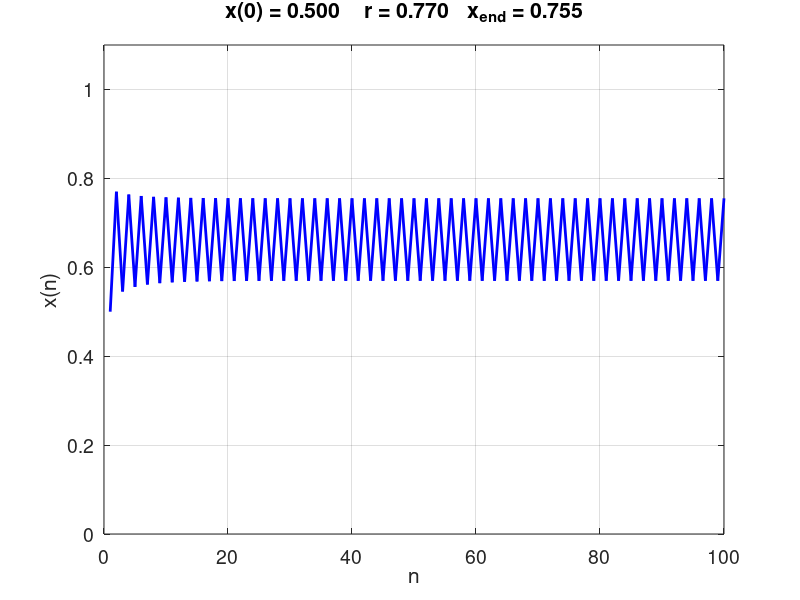

Reproduce this figure in MATLAB.
% chaosLogisticsEq01.m
% Logistic Equation
% Bifurcation Diagram

% DOING PHYSICS WITH MATLAB
%   https://d-arora.github.io/Doing-Physics-With-Matlab/
% Documentation
%   https://d-arora.github.io/Doing-Physics-With-Matlab/mpDocs/???
% Scripts
%   https://github.com/D-Arora/Doing-Physics-With-Matlab/tree/master/mpScripts
%   https://drive.google.com/drive/u/3/folders/1j09aAhfrVYpiMavajrgSvUMc89ksF9Jb

% IAN COOPER
% email    matlabvisualphysics@gmail.com

% Matlab 2021b     220526

clear
close all
clc

tic

% Control parameter 0 <= r <= 1
  r = 0.77;

% Initial condition   0 <= x0 <= 1
  x0 = 0.5001;

% Number of iterations
  N = 100;

% Logistic Equation

  x = zeros(N,1);
  x(1) = x0;
  
 for c = 1:N-1
     x(c+1) = 4*r*x(c)*(1-x(c));
 end
     xEND = x(c+1);
     xSTABLE = 1-1/(4*r);

% GRAPHICS  =========================================================== 

figure(1)
  set(gcf,'units','normalized');
  set(gcf,'Position', [0.05 0.05 0.25 0.30])
  set(gcf,'color','w');
  FS = 14;
   hold on
   xP = 1:N; yP = x;
   plot(xP,yP,'b','linewidth',2)
   txt = sprintf('x(0) = %2.3f    r = %2.3f   x_{end} = %2.3f   \n',x0, r, xEND);
   title(txt)
   xlabel('n')
   ylabel('x(n)')
   ylim([0 1.1])
   grid on
   box on
   set(gca,'fontsize',FS)
 
   


 toc
